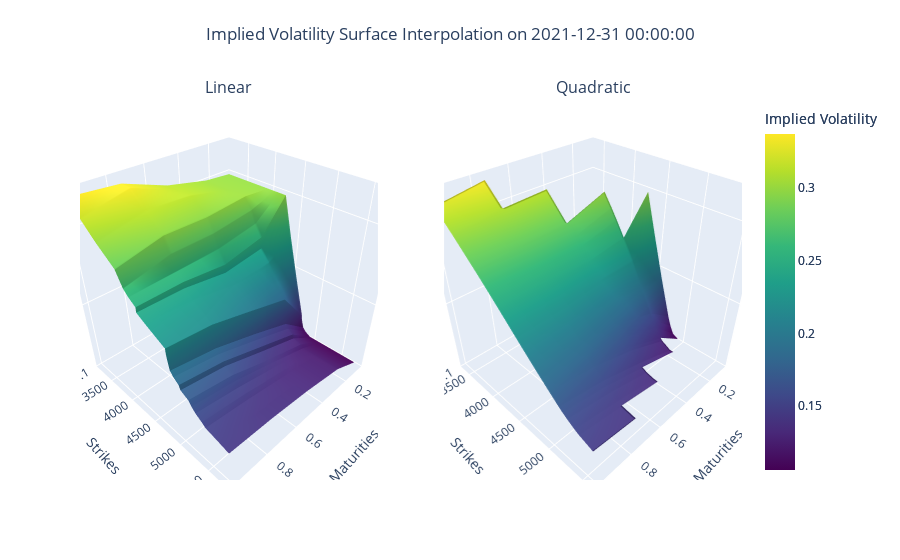

The code cell stored with this chart in its notebook:
### Code cell
# Select a specific date for plotting (e.g., latest available)
selected_date = df["Date"].max()
df_filtered = df[df["Date"] == selected_date]

# Create pivot table
pivot_table = df_filtered.pivot_table(
    values='Volatility',
    index='Strike',
    columns='Maturity',
    aggfunc='last'
)

# Interpolate missing values using linear interpolation
linear_pivot_table = pivot_table.interpolate(method='linear', axis=0)
linear_pivot_table = linear_pivot_table.interpolate(method='linear', axis=1)
linear_pivot_table = linear_pivot_table.ffill().bfill()

X, Y = np.meshgrid(linear_pivot_table.columns, linear_pivot_table.index)
Z = linear_pivot_table.values

quadratic_pivot_table = quad_interpolate_pivot(pivot_table)
Xq, Yq = np.meshgrid(quadratic_pivot_table.columns, quadratic_pivot_table.index)
Zq = quadratic_pivot_table.values

# Create a Plotly 3D surface plot
fig = make_subplots(rows=1, cols=2,
                    specs=[[{'is_3d': True}, {'is_3d': True}]],
                    subplot_titles=['Linear',
                                    'Quadratic',
                                    'Cubic'],
                    )

fig.add_trace(go.Surface(
        z=Z,
        x=X,
        y=Y,
        colorscale='Viridis',
        colorbar=dict(title="Implied Volatility")
    ), row=1, col=1)

fig.add_trace(go.Surface(
        z=Zq,
        x=Xq,
        y=Yq,
        colorscale='Viridis',
        colorbar=dict(title="Implied Volatility")
    ), row=1, col=2)

scene = dict(
  xaxis=dict(
      title=dict(
          text='Maturities'
      )
  ),
  yaxis=dict(
      title=dict(
          text='Strikes'
      )
  ),
  zaxis=dict(
      title=dict(
          text='Volatilities'
      )
  ),
)

fig.update_layout(
    title=f"Implied Volatility Surface Interpolation on {selected_date}",
    title_x=0.5,
    title_y=0.95
)

fig.update_layout(
    scene = scene,
    scene2 = scene
)

fig.show()
